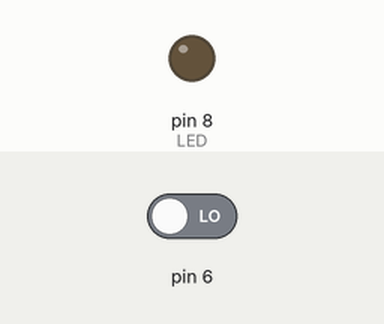
Bench run of a sketch on a simulated Arduino Uno, built with avr-gcc and run on an emulated ATmega328P. On the bench: output pins drawn as LEDs (lit = HIGH). Inputs (shaded band) come from the test bench; at power-on: pin 6 LOW.

Above: at 1.2 s.
1.3 s: pin 6 driven HIGH
At 2.2 s:
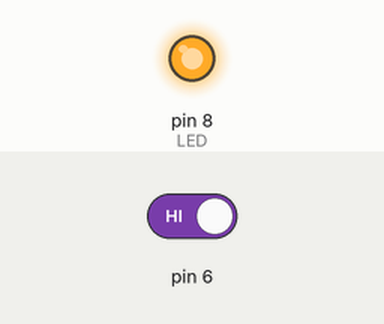
2.8 s: pin 6 driven LOW
At 3.3 s:
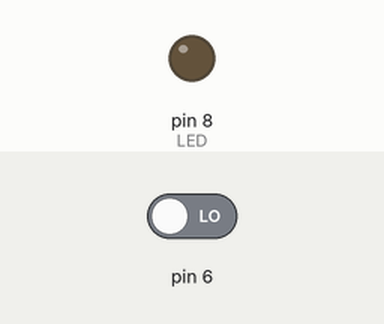
Timing chart, 0 to 5.8 s (numbered marks = the images above; inputs shaded):
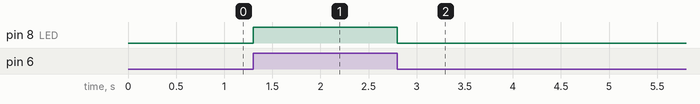

Measured:
- after the input at 1.3 s, pin 8 (LED): LOW → HIGH at once
- after the input at 2.8 s, pin 8 (LED): HIGH → LOW at once

The sketch:

digitalReadTest.ino
```cpp
#include <Wire.h>
// Include the required Wire library for I2C<br>#include <Wire.h>
int LED = 8;
void setup() {
  // Define the LED pin as Output
  pinMode (LED, OUTPUT);
  pinMode (6, INPUT);
}
void loop() {
  if (digitalRead(6)==HIGH) {
	digitalWrite(LED,HIGH);
  } else {
	digitalWrite(LED,LOW);
  }
  delay(100);
}
```
